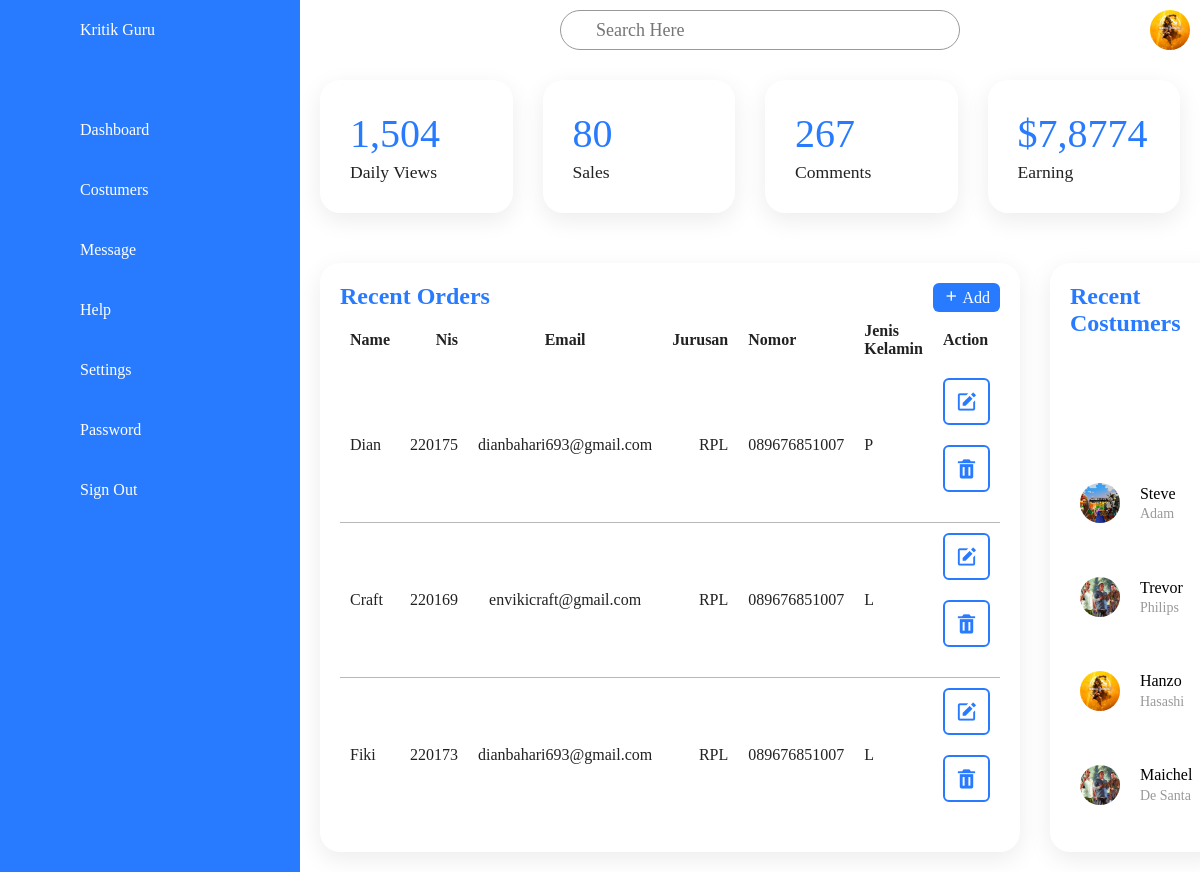
/Admin/dashboard.php, run on the app's committed database.
### tables this page shows
CREATE TABLE `user` (
  `id_siswa` int(11) NOT NULL,
  `nama` varchar(100) NOT NULL,
  `nis` int(10) NOT NULL,
  `email` varchar(30) NOT NULL,
  `nomor` varchar(15) NOT NULL,
  `jk` char(1) NOT NULL,
  `jurusan` varchar(10) NOT NULL
);

### Admin/dashboard.php (the view, shortened to what this page needs)
<?php
    $servername = "localhost";
    $username = "root";
    $password = "";
    $dbname = "kritik";
    $conn = mysqli_connect($servername, $username, $password, $dbname);
  $select = "SELECT * FROM user";
  $data = mysqli_query($conn, $select);
?>
<!DOCTYPE html>
<html lang="en">
<head>
    <link rel="stylesheet" href="dashboard2.css">
    <link href='https://unpkg.com/boxicons@2.1.4/css/boxicons.min.css' rel='stylesheet'>
</head>
<body>
    <div class="container">
        <div class="navigation">
            <ul>
                <li>
                    <a href="#">
                        <span class="icon"><ion-icon name="logo-playstation"></ion-icon></span>
                        <span class="title">Kritik Guru</span>
                    </a>
                </li>
                <li>
                    <a href="#">
                        <span class="icon"><ion-icon name="home-outline"></ion-icon></span>
                        <span class="title">Dashboard</span>
                    </a>
                </li>
                <li>
                    <a href="#">
                        <span class="icon"><ion-icon name="people-outline"></ion-icon></span>
                        <span class="title">Costumers</span>
                    </a>
                </li>
                <li>
                    <a href="#">
                        <span class="icon"><ion-icon name="chatbubble-ellipses-outline"></ion-icon></span>
                        <span class="title">Message</span>
                    </a>
                </li>
                <li>
                    <a href="#">
                        <span class="icon"><ion-icon name="help-circle-outline"></ion-icon></span>
                        <span class="title">Help</span>
                    </a>
                </li>
                <li>
                    <a href="#">
                        <span class="icon"><ion-icon name="settings-outline"></ion-icon></span>
                        <span class="title">Settings</span>
                    </a>
                </li>
                <li>
                    <a href="#">
                        <span class="icon"><ion-icon name="lock-closed-outline"></ion-icon></span>
                        <span class="title">Password</span>
                    </a>
                </li>
                <li>
                    <a href="../Website Utama/index.php">
                        <span class="icon"><ion-icon name="log-out-outline"></ion-icon></span>
                        <span class="title">Sign Out</span>
                    </a>
                </li>
            </ul>
        </div>
        <div class="main">
            <div class="topbar">
                <div class="toggle">
                </div>
                <div class="search">
                    <label for="">
                        <input type="text" placeholder="Search Here">
                    </label>
                </div>
                <div class="user">
                    <img src="../assets/MortalKombat11.jpg" alt="" width="60px">
                </div>
            </div>
            <div class="cardBox">
                <div class="card">
                    <div>
                        <div class="numbers">1,504</div>
                        <div class="cardName">Daily Views</div>
                    </div>
                </div>
                <div class="card">
                    <div>
                        <div class="numbers">80</div>
                        <div class="cardName">Sales</div>
                    </div>
                </div>
                <div class="card">
                    <div>
                        <div class="numbers">267</div>
                        <div class="cardName">Comments</div>
                    </div>
                </div>
                <div class="card">
                    <div>
                        <div class="numbers">$7,8774</div>
                        <div class="cardName">Earning</div>
                    </div>
                </div>
            </div>
            <div class="details">
                <div class="recentOrders">
                    <div class="cardHeader">
                        <h2>Recent Orders</h2>
                        <a href="Inputan.php" class="btn"><i class='bx bx-plus'></i> Add</a>
                    </div>
                    <table>
                        <thead>
                            <tr>
                                <td>Name</td>
                                <td>Nis</td>
                                <td>Email</td>
                                <td>Jurusan</td>
                                <td>Nomor</td>
                                <td>Jenis Kelamin</td>
                                <td>Action</td>
                            </tr>
                        </thead>
                        <tbody id="student-list">
                            <?php while($row = mysqli_fetch_assoc($data)):?>
                            <tr>
                                <td><?= $row["nama"];?></td>
                                <td><?= $row["nis"];?></td>
                                <td><?= $row["email"];?></td>
                                <td><?= $row["jurusan"];?></td>
                                <td><?= $row["nomor"];?></td>
                                <td><?= $row["jk"];?></td>
                                <td class="last">
                           <a href="ubah.php?id_siswa=<?= $row["id_siswa"];?>" class="btnn">
                           <i class='bx bxs-edit' class="icon"></i>
                  </a>
                          <a href="hapus.php?id_siswa=<?= $row["id_siswa"];?>" onclick= "return confirm('Apakah Anda Yakin Untuk Menghapus Data Ini?')" class="btnn">
                          <i class='bx bxs-trash'></i>
                  </a>
                </td>
                            </tr>
                            <?php endwhile; ?>
                        </tbody>
                    </table>
                </div>
                <div class="recentCostumers">
                    <div class="cardHeader">
                        <h2>Recent Costumers</h2>
                </div>
                <table>
                    <tr>
                        <td width="60px"><div class="imgBx"><img src="../assets/Minecraft.jpg" alt="" ></div></td>
                        <td><h4>Steve<br><span>Adam</span></h4></td>
                    </tr>
                    <tr>
                        <td width="60px"><div class="imgBx"><img src="../assets/GTA5.jpg" alt="" ></div></td>
                        <td><h4>Trevor<br><span>Philips</span></h4></td>
                    </tr>
                    <tr>
                        <td width="60px"><div class="imgBx"><img src="../assets/MortalKombat11.jpg" alt="" ></div></td>
                        <td><h4>Hanzo<br><span>Hasashi</span></h4></td>
                    </tr>
                    <tr>
                        <td width="60px"><div class="imgBx"><img src="../assets/GTA5.jpg" alt="" ></div></td>
                        <td><h4>Maichel<br><span>De Santa</span></h4></td>
                    </tr>
                </table>
            </div>
        </div>
    </div>
</body>
</html>

### data on the page
user: nama "Dian", nis "220175", email "dianbahari693@gmail.com", jurusan "RPL", nomor "089676851007", jk "P"
user: nama "Craft", nis "220169", email "envikicraft@gmail.com", jurusan "RPL", nomor "089676851007", jk "L"
user: nama "Fiki", nis "220173", email "dianbahari693@gmail.com", jurusan "RPL", nomor "089676851007", jk "L"
